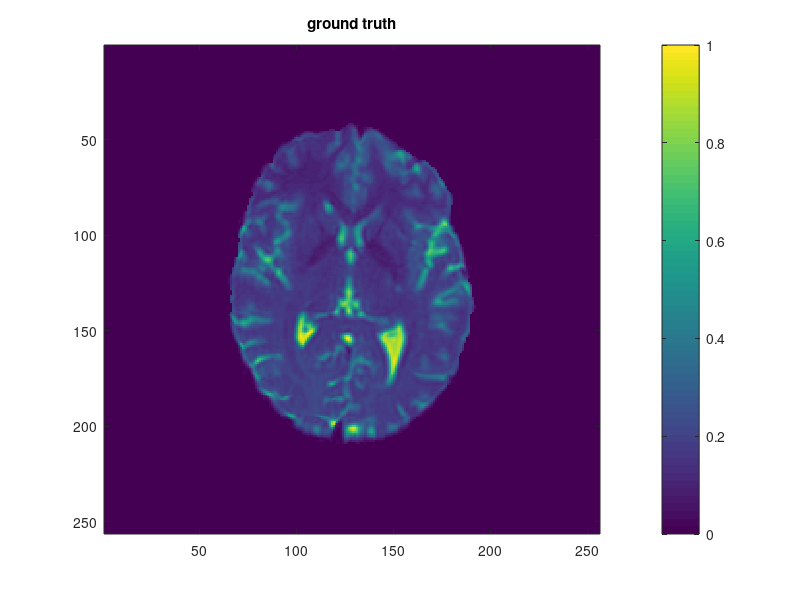
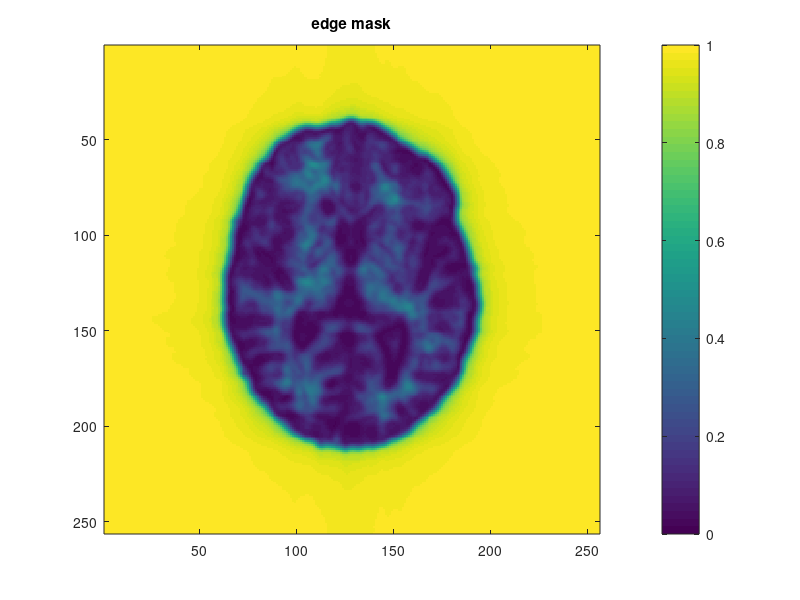

Recreate these plots in MATLAB, in order. (Note: this script raises an error after producing the figures.)
% Test of Weighted TV algorithm for super-resolution reconstruction 
% of MRI data.
%% Load Data
load Data/testdata_fri;   %m=fourier data, k=fourier indices
load Data/edgemask_fri;   %edgemask estimated in stage one
X0 = double(inputImage);
m = fft2(X0);
inres = size(m);
indx = [0:((inres(1)/2)-1), -(inres(1)/2):-1];
indy = [0:((inres(2)/2)-1), -(inres(2)/2):-1];
[kx,ky] = meshgrid(indx,indy);
k(1,:) = kx(:);
k(2,:) = ky(:);

figure(1); imagesc(abs(X0),[0,1]); colorbar; title('ground truth');
figure(2); imagesc(edgemask,[0,1]); colorbar; title('edge mask');
%% Define Fourier Projection Operators
res = [256,256]; %output resolution
lores = [127,127]; %input resolution (use odd numbers)
ind_samples = find((abs(k(1,:)) <= (lores(2)-1)/2 & (abs(k(2,:)) <= (lores(2)-1)/2))); %Low-pass Fourier indices
[A,At] = defAAt_fourier(ind_samples, res); %Define function handles for fourier projection operators                                                
b = A(X0);       %low-resolution fourier samples
Xlow = ifft2(reshape(b,lores));
figure(3); imagesc(abs(Xlow)); colorbar; title('low resolution input');
%% Zero-padded IFFT reconstruction
X_IFFT = At(fft2(Xlow));
figure(4); imagesc(abs(X_IFFT)); colorbar; title('hi resolution, zero-padded IFFT');
SNR_IFFT = -20*log10(norm(X_IFFT(:)-X0(:))/norm(X0(:)));
fprintf('Zero-padded IFFT output SNR = %2.1f dB\n',SNR_IFFT);
%% Run Standard TV algorithm (no edgemask) -- new implementation
lambda = 1e-4; %regularization parameter (typically in the range [1e-2,1], if original image scaled to [0,1])
Niter = 100;  %number of iterations (typically 20-100 for Fourier inversion)
[X_TV, cost] = OpTV_AL(b,lambda,A,At,res,Niter); %see comments inside OpWeightedTV_PD.m
figure(5); imagesc(abs(X_TV),[0,1]); colorbar; title('hi resolution, TV (no edgemask)');
figure(6); plot(cost); xlabel('iteration'); ylabel('cost');
SNR_TV = -20*log10(norm(X_TV(:)-X0(:))/norm(X0(:)));
fprintf('TV output SNR = %2.1f dB\n',SNR_TV);
%% Run New Weighted TV algorithm
lambda = 3e-2; %regularization parameter (typically in the range [1e-2,1], if original image scaled to [0,1])
Niter = 200;  %number of iterations (typically 500-1000 for Fourier inversion)
[X_WTV, cost] = OpWeightedTV_PD_AHMOD(b,edgemask,lambda,A,At,res,Niter); %see comments inside OpWeightedTV_PD_AHMOD.m
figure(7); imagesc(abs(X_WTV),[0,1]); colorbar; title('hi resolution, WTV new');
figure(8); plot(cost); xlabel('iteration'); ylabel('cost');
SNR_WTV = -20*log10(norm(X_WTV(:)-X0(:))/norm(X0(:)));
fprintf('WTV output SNR (New Weighted TV algorithm) = %2.1f dB\n',SNR_WTV);
%% Run Old Weighted TV algorithm
%observe the irregularities in the cost function--should be monotonically
%decreasing
lambda = 3e-2; %regularization parameter (typically in the range [1e-2,1], if original image scaled to [0,1])
Niter = 1000;  %number of iterations (typically 500-1000 for Fourier inversion)
[X_WTVold, cost] = OpWeightedTV_PD(b,edgemask,lambda,A,At,res,Niter); %see comments inside OpWeightedTV_PD.m
figure(9); imagesc(abs(X_WTVold),[0,1]); colorbar; title('hi resolution, WTV old');
figure(10); plot(cost); xlabel('iteration'); ylabel('cost'); 
SNR_WTV_old = -20*log10(norm(X_WTVold(:)-X0(:))/norm(X0(:)));
fprintf('WTV output SNR (Old Weighted TV algorithm) = %2.1f dB\n',SNR_WTV_old);
%% Run Old Weighted TV algorithm w/early termination
%Note: this gives a slightly better result versus the other algorithm, but
% is more unstable. For example, try taking Niter=100. However, it seems to
% give OK results with early termination like Niter=25. Maybe I can fix
% this, but I don't recommend using it right now.
lambda = 3e-2; %regularization parameter (typically in the range [1e-2,1], if original image scaled to [0,1])
Niter = 25;  %number of iterations (typically 500-1000 for Fourier inversion)
[X_WTVold, cost] = OpWeightedTV_PD(b,edgemask,lambda,A,At,res,Niter); %see comments inside OpWeightedTV_PD.m
figure(11); imagesc(abs(X_WTVold),[0,1]); colorbar; title('hi resolution, WTV old');
figure(12); plot(cost); xlabel('iteration'); ylabel('cost'); %observe the irregularities in the cost for high Niter
SNR_WTV_old = -20*log10(norm(X_WTVold(:)-X0(:))/norm(X0(:)));
fprintf('WTV output SNR (Old Weighted TV algorithm with few iterations) = %2.1f dB\n',SNR_WTV_old);
%% Comparison figure
labelIFFT = sprintf('SNR=%6.2f',SNR_IFFT);
labelTV   = sprintf('SNR=%6.2f',SNR_TV);
labelWTV  = sprintf('SNR=%6.2f',SNR_WTV);


figure(100);
subplot(2,4,1);
imshow(abs(X0),[0 1]); title('HighResolution image'); axis image;
subplot(2,4,2);
imshow(abs(X_IFFT),[0 1]); title('x2 SR IFFT'); xlabel(labelIFFT);
subplot(2,4,3);
imshow(abs(X_TV),[0 1]); title('x2 SR TV'); xlabel(labelTV);
subplot(2,4,4);
imshow(abs(X_WTV),[0 1]); title('x2 SR WTV'); xlabel(labelWTV);
subplot(2,4,5);
imagesc(abs(edgemask),[0 1]); title('FRI edge mask'); axis off; axis image;
subplot(2,4,6);
imagesc(abs(X_IFFT-X0),[0 0.2]); title('IFFT error');  axis off; axis image;
subplot(2,4,7);
imagesc(abs(X_TV-X0),[0 0.2]); title('TV error');  axis off; axis image;
subplot(2,4,8);
imagesc(abs(X_WTV-X0),[0 0.2]); title('WTV error');  axis off; axis image;

colormap('default');
